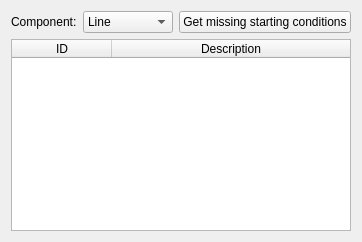
        <widget class="QWidget" name="msccsTab">
         <attribute name="title">
          <string>Missing starting conditions</string>
         </attribute>
         <layout class="QVBoxLayout" name="verticalLayout_10">
          <item>
           <layout class="QHBoxLayout" name="horizontalLayout_9">
            <item>
             <widget class="QLabel" name="label_4">
              <property name="maximumSize">
               <size>
                <width>100</width>
                <height>16777215</height>
               </size>
              </property>
              <property name="text">
               <string>Component:</string>
              </property>
             </widget>
            </item>
            <item>
             <widget class="QComboBox" name="elementMsccs">
              <item>
               <property name="text">
                <string>Line</string>
               </property>
              </item>
              <item>
               <property name="text">
                <string>Incubator 1</string>
               </property>
              </item>
              <item>
               <property name="text">
                <string>Incubator 2</string>
               </property>
              </item>
              <item>
               <property name="text">
                <string>Incubator 3</string>
               </property>
              </item>
             </widget>
            </item>
            <item>
             <widget class="QPushButton" name="getMsccsButton">
              <property name="text">
               <string>Get missing starting conditions</string>
              </property>
             </widget>
            </item>
           </layout>
          </item>
          <item>
           <widget class="QTableWidget" name="msccs">
            <property name="alternatingRowColors">
             <bool>true</bool>
            </property>
            <attribute name="horizontalHeaderStretchLastSection">
             <bool>true</bool>
            </attribute>
            <column>
             <property name="text">
              <string>ID</string>
             </property>
            </column>
            <column>
             <property name="text">
              <string>Description</string>
             </property>
            </column>
           </widget>
          </item>
         </layout>
        </widget>
